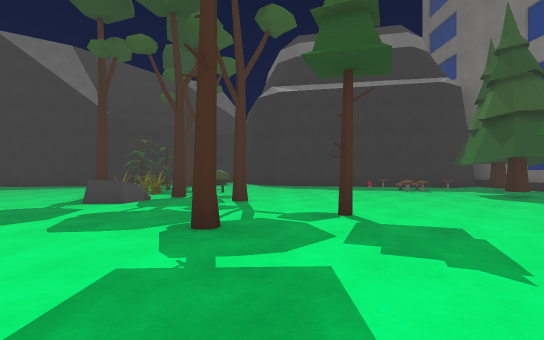
View 1 (above)

22 first-person views from a walk through a 3-D level made in the Unity game engine. The camera is 1.2 m above the floor, looks level and sees 85° across. The floor is counted in squares, 2 m on a side. Each view is taken from the middle of a square. On the plan, view 1 faces up. The plan holds only what a view shows up to about 9 squares ahead; the rest is blank. The place goes on beyond the plan. The player is left out. Some animated figures are not drawn. Some surface patterns are stand-ins.

View 2
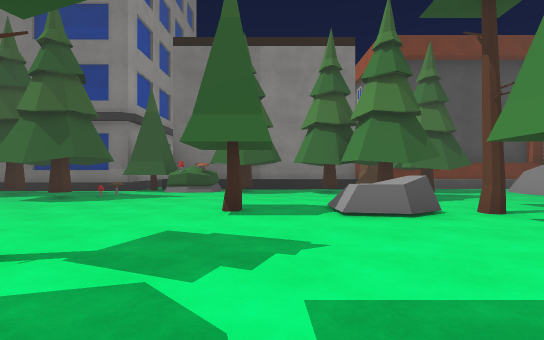

View 3
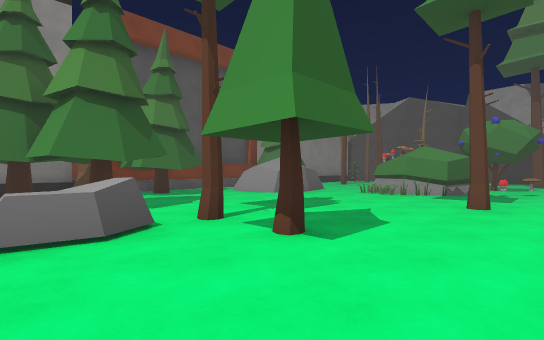

View 4
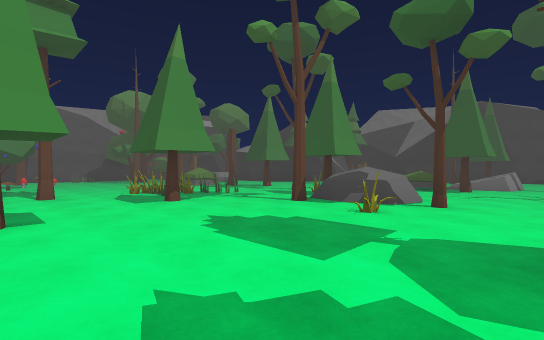

View 5
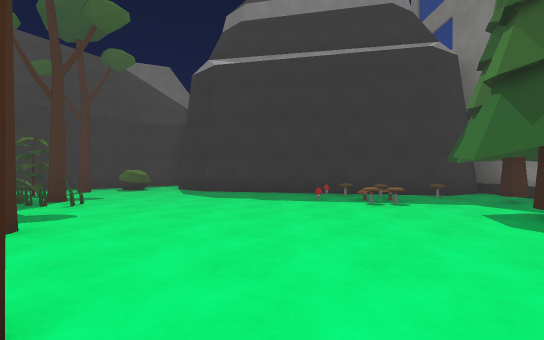

View 6
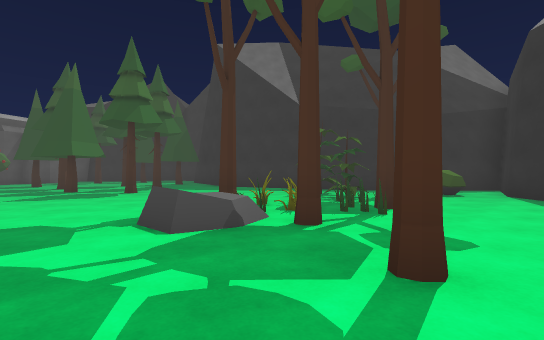

View 7
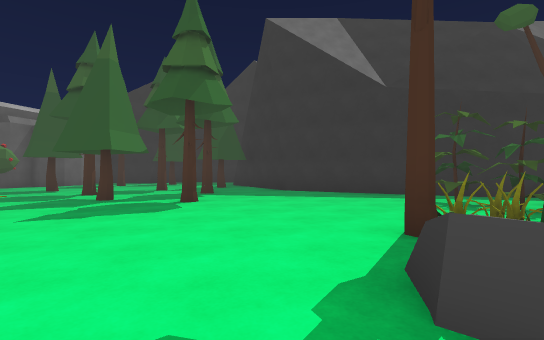

View 8
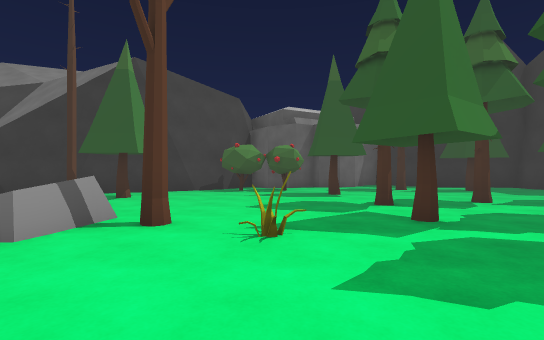

View 9
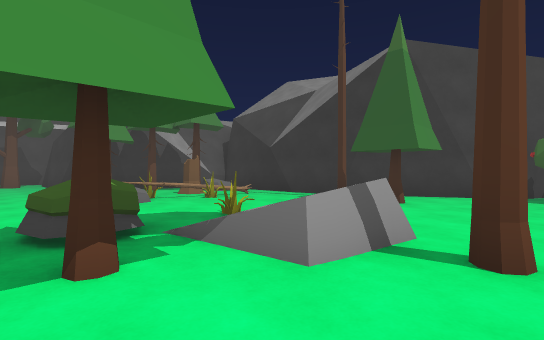

View 10
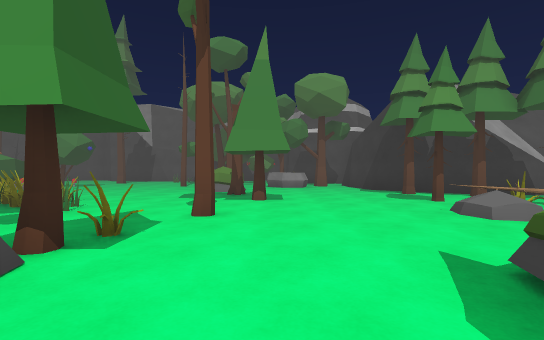

View 11
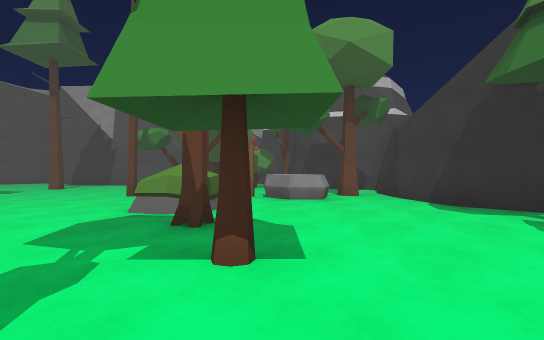

View 12
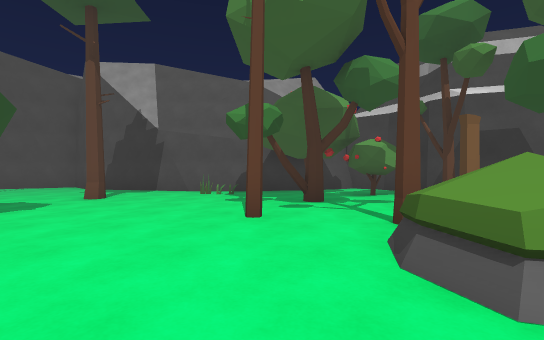

View 13
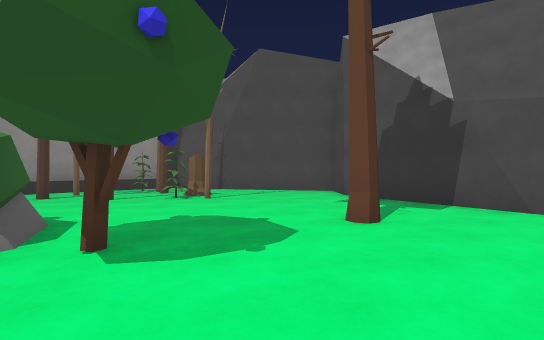

View 14
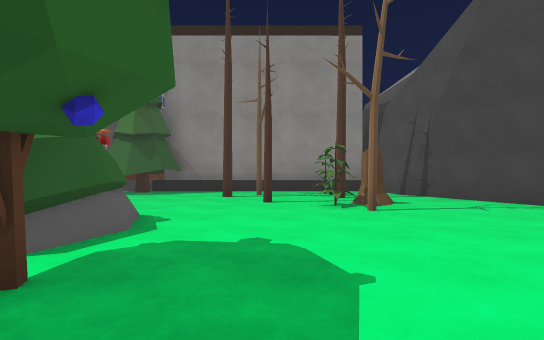

View 15
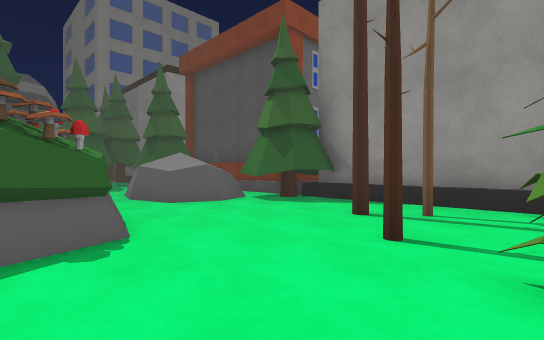

View 16
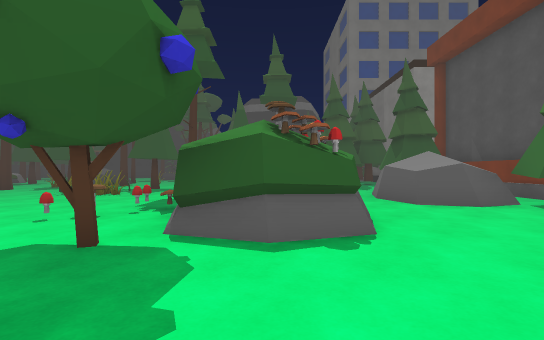

View 17
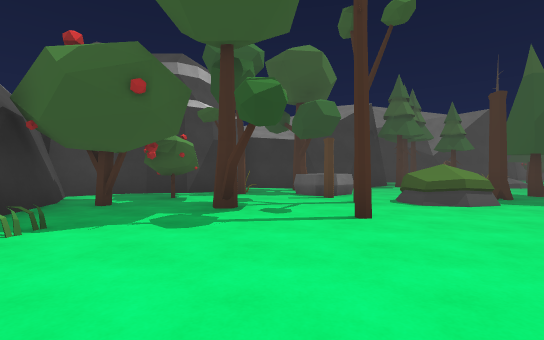

View 18
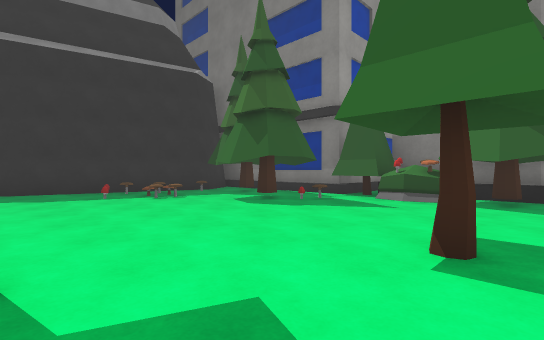

View 19
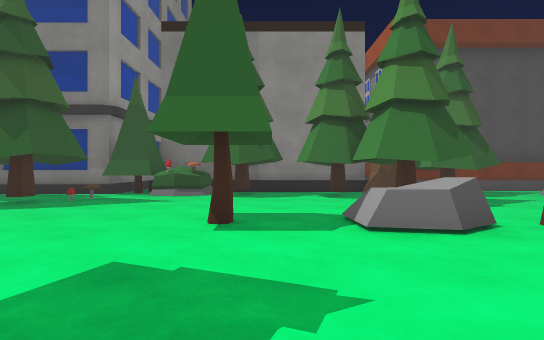

View 20
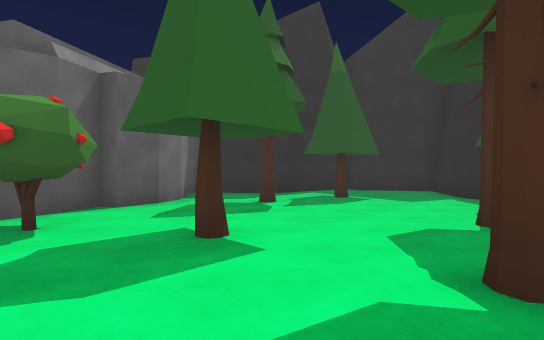

View 21
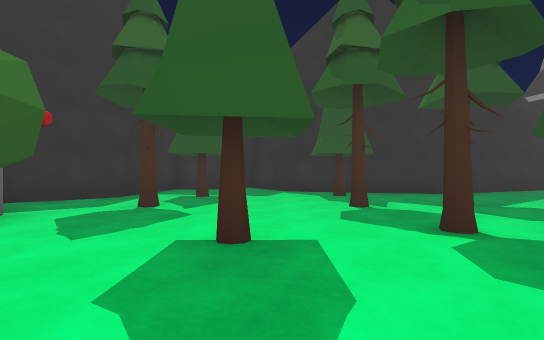

View 22
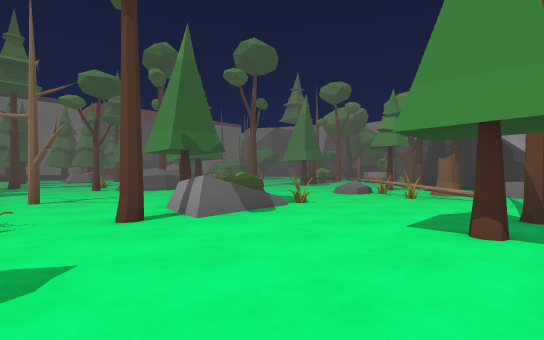

### Floor plan
Points are (right, up) in squares from view 1. A wall is a line through its corners. A room is listed if a view was taken in it or the views show most of it. See-through windows are left out.
Room 1 (views 1, 2, 3, 4, 5, 6, 7, 8, 9, 10, 11, 12, 13, 14, 15, 16, 17, 18, 19, 20, 21, 22)
walls: (-8.8, -9.4) (-8.8, -10.5); (-13.1, -2.5) (-13.1, -3.7); (-13.2, -2.4) (-13.1, -2.9); (-12.6, -6.1) (-10.2, -6.8) (-9.2, -7.8) (-8.8, -9.7); (-8.8, -10.3) (-9.3, -11.9) (-7.3, -12.6) (-6.8, -13.3) (-6.8, -14.1) (-6.4, -15) (-5.5, -15.8) (-5, -15.4); (8.4, -0.8) (8.4, 5.1); (8.7, -2.9) (8.7, -1.5); (-14.7, 1.7) (-13.5, -0.6) (-13.3, -1.6); (-15.5, 2.6) (-14.5, 1.4); (-4.6, 12) (-8.9, 10.5) (-12.3, 11.3) (-12.9, 11.9); (8.7, -7.1) (8.7, -3); (-4.5, 12.3) (-5.2, 11.9); (-2.3, -14.6) (-0.1, -14.6); (-0.6, -14.5) (3.1, -15.4); (-3.3, 12.8) (-5, 11.8); (-3.4, 12.9) (-4.1, 12.6); (-4.3, -14.9) (-2.7, -14.5); (-4.5, -15.2) (-3.6, -14.7); (-16.4, 5.5) (-16, 4.8); (2.8, -15.3) (3.9, -16.4) (4.4, -15.9); (7.3, 10.7) (6.1, 10) (0.1, 11.4) (-0.9, 12.5) (-1.4, 15); (-1.4, 14.8) (-3.6, 12.5); (-12.7, 11.6) (-13.7, 13.2) (-15.1, 12.3) (-15.6, 12.2); (-17.2, 7.5) (-16.6, 7) (-16.2, 6.4) (-16.1, 5.5); (4.3, -16) (7.2, -14.2); (7, -14.4) (8.3, -14.1); (-16.7, 9.3) (-18.1, 8.2); (8.7, -13.6) (8.7, -7.9); (-16, 12.1) (-16.4, 9.7) (-17, 9.1)
low walls: (8.4, -7.1) (8.4, -2.1); (-16, 4.9) (-15.8, 4.2); (8.4, -9.6) (8.4, -8.5); (8.4, -12.6) (8.4, -9.9)
objects: plant (-15, 3); plant (-15, 4) to (-15, 5); tree (-15, 8); tree (-15, 10); tree (-13, -1); tree (-13, 6); rock (-12, -5); tree (-12, 1); tree (-12, 8); tree (-11, -6); tree (-11, -5); stump (-11, -4); other object (-11, -3); tree (-11, 6); tree (-11, 10); tree (-10, -3); other object (-10, 0); rock (-10, 1); tree (-10, 6); tree (-10, 8); tree (-9, -7) to (-9, -6); tree (-9, -5); rock (-9, -3); tree (-9, 3); other object (-9, 4); tree (-8, -10); rock (-8, 0); tree (-8, 1); tree (-8, 7); other object (-7, -12); rock (-7, -10) to (-6, -9); plant (-6, -13) to (-5, -13); tree (-6, -12); tree (-6, -5); tree (-6, 3); stump (-5, -10); tree (-5, -9); rock (-5, -8) to (-4, -7); stump (-5, -6); tree (-5, -3); tree (-5, 7); other object (-4, -14); tree (-4, -12); other object (-4, -2); tree (-4, -1); rock (-4, 0) to (-3, 1); other object (-4, 7); other object (-4, 8); plant (-4, 10); tree (-3, -10); other object (-3, -4); other object (-3, -3); tree (-3, -1); tree (-3, 2); rock (-3, 6); other object (-3, 7); other object (-3, 8); other object (-3, 9); tree (-3, 11); other object (-2, -13); other object (-2, -5); other object (-2, -4); other object (-2, 1); tree (-2, 7); other object (-2, 8); tree (-2, 9); rock (-2, 12); other object (-1, -13); other object (-1, -5); other object (-1, -4); tree (-1, -3); tree (-1, 3); tree (-1, 6); other object (-1, 8); mushroom (0, -8); tree (1, -12); other object (1, -8); other object (1, -7); tree (1, -5); tree (1, 4); plant (2, -9); rock (2, -9) to (4, -7); tree (2, -1); other object (3, -6); tree (3, -1); rock (3, 0) to (4, 1); tree (3, 3); other object (3, 9); other object (3, 10); tree (4, -12); mushroom (4, -9); other object (4, -7); other object (4, -6); other object (4, 8); other object (4, 9); other object (4, 10); stump (5, -13); plant (5, -12); tree (5, -1) to (6, 0); tree (5, 6) to (6, 7); tree (6, -13); tree (6, -12); tree (6, -11); rock (6, -7) to (7, -5); tree (6, 0) to (8, 1); other object (6, 6); tree (6, 8) to (7, 9); other object (6, 9); plant (7, -13); tree (7, -11); tree (7, -10); tree (7, -8) to (8, -7); tree (7, -3) to (8, -2); tree (7, 2) to (8, 3); other object (7, 4); stump (8, -1); other object (8, 4); other object (8, 5); tree (8, 6)

Positions as (right, up) in squares from view 1, and headings:
1: (0, 0), facing up
2: (-1, 2), facing right
3: (0, 1), facing down-right
4: (2, 3), facing down-left
5: (2, 3), facing up
6: (0, 4), facing up-left
7: (-3, 4), facing up-left
8: (-6, 4), facing left
9: (-7, 3), facing down-left
10: (-6, 1), facing down
11: (-6, -3), facing down
12: (-3, -6), facing down
13: (-1, -9), facing down-right
14: (0, -11), facing right
15: (3, -12), facing up-right
16: (3, -12), facing up
17: (1, -11), facing left
18: (1, 2), facing up-right
19: (0, 2), facing right
20: (-11, 4), facing up-left
21: (-13, 3), facing up
22: (-13, 4), facing down-right
